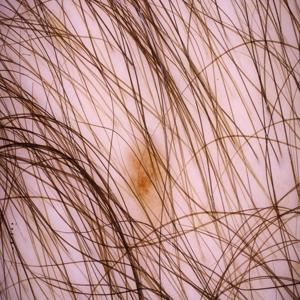
#> input picture melanoma_cancer_dataset/train/benign/melanoma_1038.jpg, 300 x 300 px; its folder holds only this picture in this run
$ jupyter execute --allow-errors process_data.ipynb
#> lines starting #> are read from the running program, lines starting #| are printed output that depends on the picture
[cell 1]
#import necessary packages
import os                           #for image iteration/loading
import cv2                          #for image processing and analysis
import matplotlib.pyplot as plt     #for plotting and viz
import numpy as np                  #for math stuffs

[cell 2]
#one hot vector
# [1,0] = benign
# [0,1] = malignant

[cell 3]
#standardize image size (dimensions) : make them 50x50 pixels
img_size = 50

[cell 4]
#location of image files
ben_training_folder = "melanoma_cancer_dataset/train/benign/"
mal_training_folder = "melanoma_cancer_dataset/train/malignant/"
ben_testing_folder = "melanoma_cancer_dataset/test/benign/"
mal_testing_folder = "melanoma_cancer_dataset/test/malignant/"

[cell 5]
ben_training_data = []
mal_training_data = []

[cell 6]
ben_testing_data = []
mal_testing_data = []

[cell 7]
#benign training

for filename in os.listdir(ben_training_folder):
    try:    #skip corrupter image, it is fine to skip if we have a lot of training data
        path = ben_training_folder+filename
        #print(path)

        img = cv2.imread(path, cv2.IMREAD_GRAYSCALE)    #grayscale all the img; case-to-case basis depending on the research problem
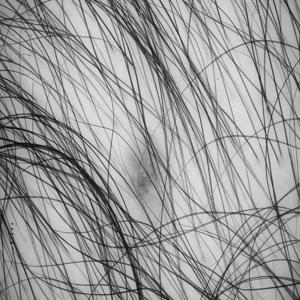
#> img: shape (300, 300); min 0, max 240, mean 156.3

        # plt.imshow(img)
        # plt.show()
        # break

        img = cv2.resize(img, (img_size, img_size))     #resize image
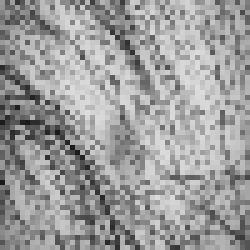
#> img: shape (50, 50) (shown 5 times larger); min 25, max 221, mean 156.3

        img_array = np.array(img)       #convert image into pixel array; since grayscaled we have 1 value per pixel, if colored (r,g,b) values per pixel
        # print(img_array)
        # print(img.shape)
        # break

        ben_training_data.append([img_array, np.array([1, 0])])

    except:
        pass

#> (a cell that did not finish here is left out)

[cell 9]
#benign testing

for filename in os.listdir(ben_testing_folder):
    try:    #skip corrupter image, it is fine to skip if we have a lot of training data
        path = ben_testing_folder+filename
        #print(path)

        img = cv2.imread(path, cv2.IMREAD_GRAYSCALE)    #grayscale all the img; case-to-case basis depending on the research problem

        # plt.imshow(img)
        # plt.show()
        # break

        img = cv2.resize(img, (img_size, img_size))     #resize image

        img_array = np.array(img)       #convert image into pixel array; since grayscaled we have 1 value per pixel, if colored (r,g,b) values per pixel
        # print(img_array)
        # print(img.shape)
        # break

        ben_testing_data.append([img_array, np.array([1, 0])])

    except:
        pass

#> (a cell that did not finish here is left out)

[cell 11]
#check training class imbalance

print()
print()
print(f"Benign training count: {len(ben_training_data)}")
#| Benign training count: 1
print(f"Malignant training count: {len(mal_training_data)}")
print()
print(f"Benign testing count: {len(ben_testing_data)}")
#| Benign testing count: 1
print(f"Malignant testing count: {len(mal_testing_data)}")

[cell 12]
#shorten benign to balance (undersample)

ben_training_data = ben_training_data[0:len(mal_training_data)]
#> ben_training_data = []

[cell 13]
#recheck training class imbalance

print()
print()
print(f"Benign training count: {len(ben_training_data)}")
#| Benign training count: 0
print(f"Malignant training count: {len(mal_training_data)}")
print()
print(f"Benign testing count: {len(ben_testing_data)}")
#| Benign testing count: 1
print(f"Malignant testing count: {len(mal_testing_data)}")

[cell 14]
#merge training data
training_data = ben_training_data + mal_training_data
#> training_data = []
np.random.shuffle(training_data)    #shuffling is important as the classifier may learn pattern from the arrangement
training_data = np.asarray(training_data, dtype="object")   #to avoid ValueError:  setting an array element with a sequence. The requested array has an inhomogeneous shape after 1 dimensions. The detected shape was (2,) + inhomogeneous part.
training_data

[cell 15]
#save the datasets
np.save("melanoma_training_data.npy", training_data)

[cell 16]
#merge testing data
testing_data = ben_testing_data + mal_testing_data
#> testing_data = 1 item
np.random.shuffle(testing_data)    #shuffling is important as the classifier may learn pattern from the arrangement
testing_data = np.asarray(testing_data, dtype="object")   #to avoid ValueError:  setting an array element with a sequence. The requested array has an inhomogeneous shape after 1 dimensions. The detected shape was (2,) + inhomogeneous part.
testing_data

$ run again, on melanoma_cancer_dataset/train/benign/melanoma_1216.jpg
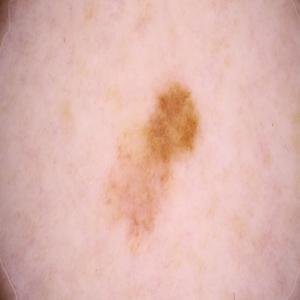
#> input picture melanoma_cancer_dataset/train/benign/melanoma_1216.jpg, 300 x 300 px
#> `img = cv2.imread(path, cv2.IMREAD_GRAYSCALE)`:
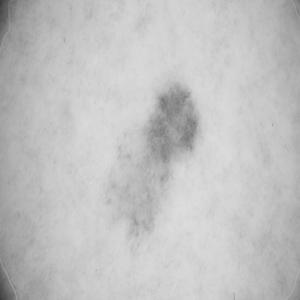
#> img: shape (300, 300); min 59, max 221, mean 193.3
#| Benign training count: 1
#| Benign testing count: 1
#> ben_training_data = []
#| Benign training count: 0
#| Benign testing count: 1
#> testing_data = 1 item

$ run again, on melanoma_cancer_dataset/train/benign/melanoma_1231.jpg
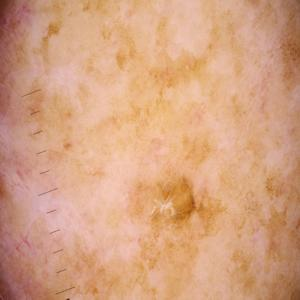
#> input picture melanoma_cancer_dataset/train/benign/melanoma_1231.jpg, 300 x 300 px
#> `img = cv2.imread(path, cv2.IMREAD_GRAYSCALE)`:
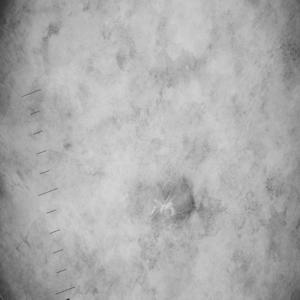
#> img: shape (300, 300); min 46, max 215, mean 172.8
#| Benign training count: 1
#| Benign testing count: 1
#> ben_training_data = []
#| Benign training count: 0
#| Benign testing count: 1
#> testing_data = 1 item

$ run again, on melanoma_cancer_dataset/train/benign/melanoma_1250.jpg
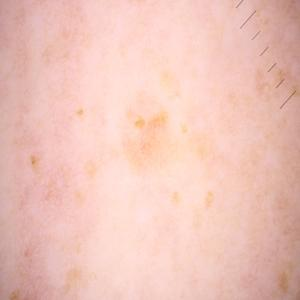
#> input picture melanoma_cancer_dataset/train/benign/melanoma_1250.jpg, 300 x 300 px
#> `img = cv2.imread(path, cv2.IMREAD_GRAYSCALE)`:
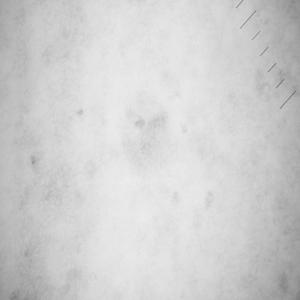
#> img: shape (300, 300); min 119, max 237, mean 207.6
#| Benign training count: 1
#| Benign testing count: 1
#> ben_training_data = []
#| Benign training count: 0
#| Benign testing count: 1
#> testing_data = 1 item

$ run again, on melanoma_cancer_dataset/train/benign/melanoma_1066.jpg
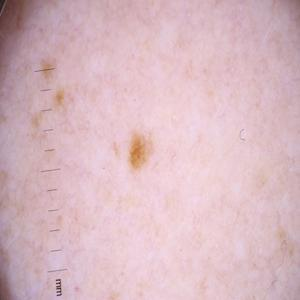
#> input picture melanoma_cancer_dataset/train/benign/melanoma_1066.jpg, 300 x 300 px
#> `img = cv2.imread(path, cv2.IMREAD_GRAYSCALE)`:
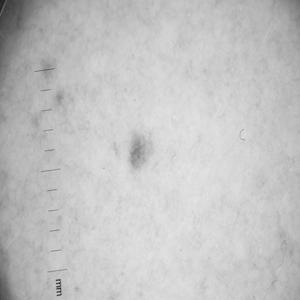
#> img: shape (300, 300); min 31, max 229, mean 195.2
#| Benign training count: 1
#| Benign testing count: 1
#> ben_training_data = []
#| Benign training count: 0
#| Benign testing count: 1
#> testing_data = 1 item
